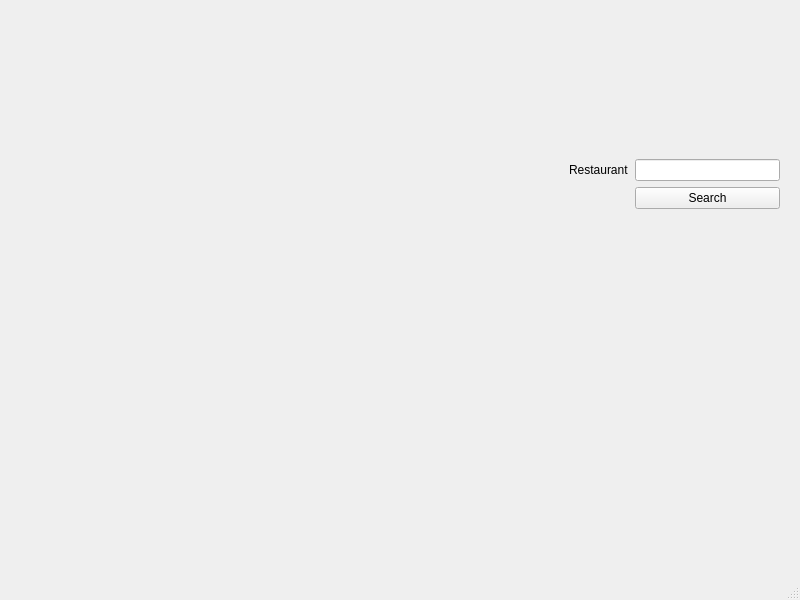
<?xml version="1.0" encoding="UTF-8"?>
<ui version="4.0">
 <class>MainWindow</class>
 <widget class="QMainWindow" name="MainWindow">
  <property name="geometry">
   <rect>
    <x>0</x>
    <y>0</y>
    <width>800</width>
    <height>600</height>
   </rect>
  </property>
  <property name="windowTitle">
   <string>MainWindow</string>
  </property>
  <widget class="QWidget" name="centralwidget">
   <widget class="QWidget" name="verticalLayoutWidget">
    <property name="geometry">
     <rect>
      <x>30</x>
      <y>20</y>
      <width>521</width>
      <height>371</height>
     </rect>
    </property>
    <layout class="QVBoxLayout" name="verticalLayout"/>
   </widget>
   <widget class="QWidget" name="horizontalLayoutWidget">
    <property name="geometry">
     <rect>
      <x>569</x>
      <y>20</y>
      <width>211</width>
      <height>131</height>
     </rect>
    </property>
    <layout class="QHBoxLayout" name="horizontalLayout"/>
   </widget>
   <widget class="QWidget" name="formLayoutWidget">
    <property name="geometry">
     <rect>
      <x>569</x>
      <y>159</y>
      <width>211</width>
      <height>231</height>
     </rect>
    </property>
    <layout class="QFormLayout" name="formLayout">
     <item row="0" column="0">
      <widget class="QLabel" name="restaurantLabel">
       <property name="text">
        <string>Restaurant</string>
       </property>
      </widget>
     </item>
     <item row="0" column="1">
      <widget class="QLineEdit" name="restaurantLineEdit">
       <property name="text">
        <string/>
       </property>
      </widget>
     </item>
     <item row="1" column="1">
      <widget class="QPushButton" name="pushButton">
       <property name="text">
        <string>Search</string>
       </property>
      </widget>
     </item>
    </layout>
   </widget>
  </widget>
  <widget class="QMenuBar" name="menubar">
   <property name="geometry">
    <rect>
     <x>0</x>
     <y>0</y>
     <width>800</width>
     <height>22</height>
    </rect>
   </property>
  </widget>
  <widget class="QStatusBar" name="statusbar"/>
 </widget>
 <resources/>
 <connections/>
</ui>
